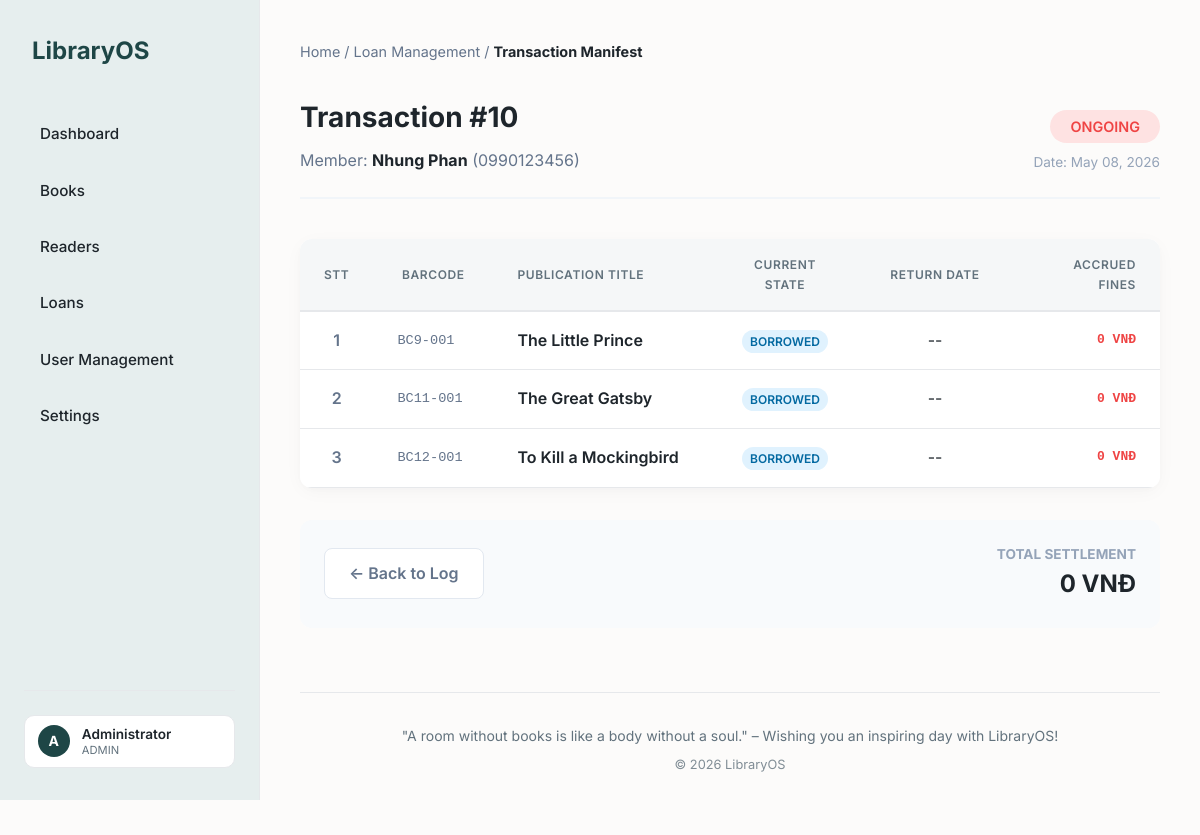
The page /loan/loan_detail.php?id=10 (signed in) on the database as committed earlier.
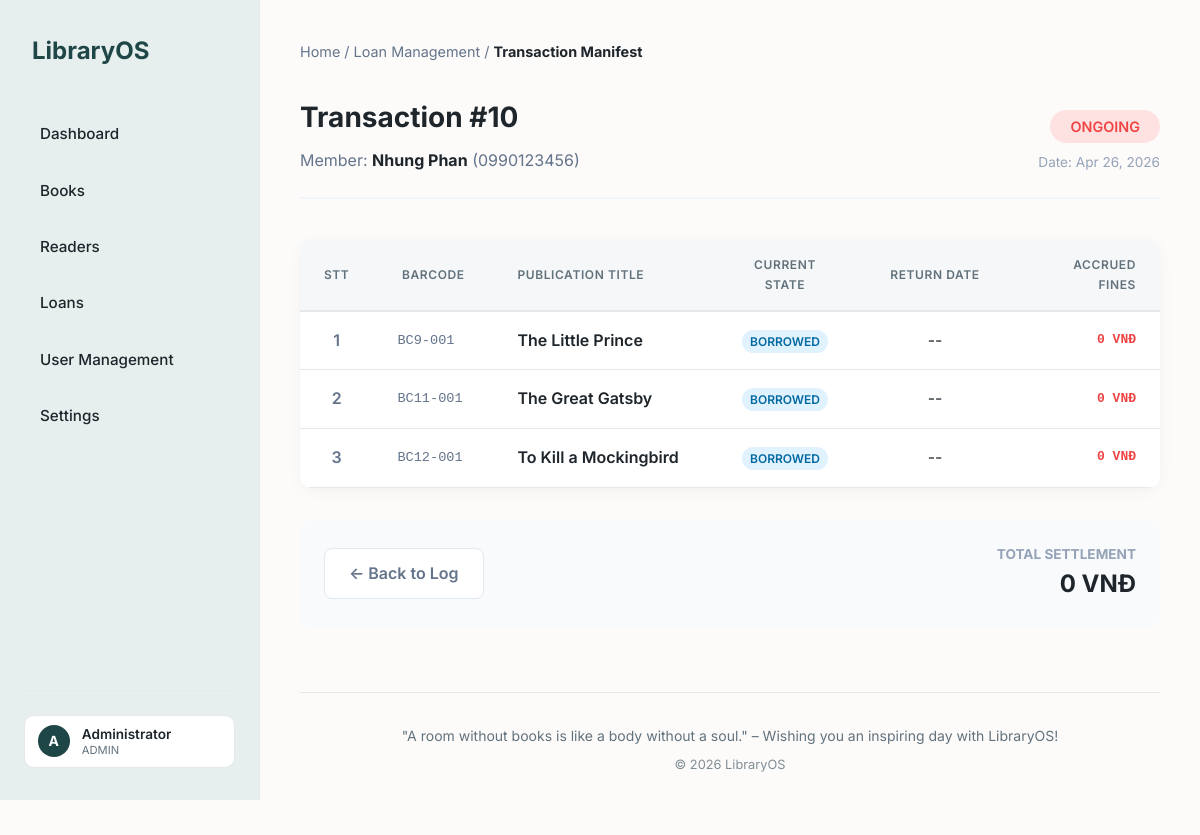
The same page on the database as committed later.
### tables this page shows
CREATE TABLE loans (
    id INT AUTO_INCREMENT PRIMARY KEY,
    reader_id INT,
    borrow_date DATE DEFAULT (CURRENT_DATE),
    due_date DATE NOT NULL,
    status ENUM('ongoing', 'partial', 'closed') DEFAULT 'ongoing',
    created_at TIMESTAMP DEFAULT CURRENT_TIMESTAMP,
    FOREIGN KEY (reader_id) REFERENCES readers(id)
);

CREATE TABLE readers (
    id INT AUTO_INCREMENT PRIMARY KEY,
    name VARCHAR(150) NOT NULL,
    phone VARCHAR(20) UNIQUE,
    email VARCHAR(100) UNIQUE,
    address TEXT,
    dob DATE,
    gender ENUM('male', 'female', 'other') DEFAULT 'male',
    status ENUM('active', 'inactive') DEFAULT 'active',  
    created_at TIMESTAMP DEFAULT CURRENT_TIMESTAMP
);

### loan/loan_detail.php (called while the page is built, shortened)
<?php
require_once '../env/config.php';
include '../inc/header.php';
$loan_id = isset($_GET['id']) ? (int)$_GET['id'] : 0;
$loan_query = "SELECT l.*, r.name as reader_name, r.phone FROM loans l JOIN readers r ON l.reader_id = r.id WHERE l.id = $loan_id";
$loan_res = mysqli_query($db_connect, $loan_query);
$loan_info = mysqli_fetch_assoc($loan_res);
$items_query = "
    SELECT d.*, bc.barcode, b.title
    FROM loan_details d
    JOIN book_copies bc ON d.book_copy_id = bc.id
    JOIN books b ON bc.book_id = b.id
    WHERE d.loan_id = $loan_id
";
$items_recordset = mysqli_query($db_connect, $items_query);
include 'views/loan_details_display.php';
include '../inc/footer.php';

### loan/views/loan_details_display.php (the view, shortened to what this page needs)
<div class="breadcrumb" style="margin-bottom: 2rem; color: #64748b; font-size: 0.9rem;">
    Home / Loan Management / <strong style="color: var(--text-color);">Transaction Manifest</strong>
</div>
<div style="max-width: 1000px; margin: 0 auto;">
    <div style="display: flex; justify-content: space-between; align-items: flex-end; margin-bottom: 2.5rem; border-bottom: 2px solid #f1f5f9; padding-bottom: 1.5rem;">
        <div>
            <h1 style="font-size: 1.75rem; margin-bottom: 0.5rem;">Transaction #<?php echo $loan_info['id']; ?></h1>
            <p style="color: #64748b;">Member: <strong style="color: var(--text-color);"><?php echo htmlspecialchars($loan_info['reader_name']); ?></strong> (<?php echo htmlspecialchars($loan_info['phone']); ?>)</p>
        </div>
        <div style="text-align: right;">
            <span class="badge" style="font-size: 0.9rem; padding: 0.5rem 1.25rem; <?php
                if($loan_info['status'] == 'closed') echo 'background:#f1f5f9; color:#94a3b8;';
                elseif($loan_info['status'] == 'partial') echo 'background:#e0f2fe; color:#0369a1;';
                else echo 'background:#fee2e2; color:#ef4444;';
            ?>"><?php echo strtoupper($loan_info['status']); ?></span>
            <p style="margin-top: 0.75rem; color: #94a3b8; font-size: 0.85rem;">Date: <?php echo date('M d, Y', strtotime($loan_info['borrow_date'])); ?></p>
        </div>
    </div>
    <div class="table-container">
        <table class="datatable">
            <thead>
                <tr>
                    <th width="50" style="text-align: center;">STT</th>
                    <th width="120">Barcode</th>
                    <th style="text-align: left;">Publication Title</th>
                    <th width="150">Current State</th>
                    <th width="150">Return Date</th>
                    <th width="150" style="text-align: right;">Accrued Fines</th>
                </tr>
            </thead>
            <tbody>
                <?php while ($item = mysqli_fetch_assoc($items_recordset)): ?>
                        <?php static $stt = 1; ?>
                        <td align="center" style="font-weight: 600; color: #64748b;">
                            <?php echo $stt++; ?>
                        </td>
                        <td style="font-family: monospace; font-size: 0.85rem; color: #64748b;"><?php echo htmlspecialchars($item['barcode']); ?></td>
                        <td style="font-weight: 600;"><?php echo htmlspecialchars($item['title']); ?></td>
                        <td align="center">
                            <span class="badge" style="<?php echo $item['status'] == 'returned' ? 'background:#dcfce7; color:#166534;' : 'background:#e0f2fe; color:#0369a1;'; ?>">
                                <?php echo strtoupper($item['status']); ?>
                            </span>
                        </td>
                        <td align="center"><?php echo $item['return_date'] ? date('M d, Y', strtotime($item['return_date'])) : '--'; ?></td>
                        <td align="right" style="font-weight: 700; font-family: monospace; color: #ef4444;">
                            <?php echo number_format($item['fine_amount']); ?> VNĐ
                        </td>
                <?php endwhile; ?>
            </tbody>
        </table>
    </div>
    <div style="margin-top: 2rem; display: flex; justify-content: space-between; align-items: center; background: #f8fafc; padding: 1.5rem; border-radius: 12px;">
        <a href="loans.php" class="btn" style="background: white; border: 1px solid #e2e8f0; color: #64748b;">&larr; Back to Log</a>
        <div style="text-align: right;">
            <p style="font-size: 0.85rem; color: #94a3b8; text-transform: uppercase; font-weight: 700;">Total Settlement</p>
            <h2 style="font-size: 1.5rem; color: var(--text-color);"><?php
                mysqli_data_seek($items_recordset, 0);
                $total_fine = 0;
                while($f = mysqli_fetch_assoc($items_recordset)) { $total_fine += $f['fine_amount']; }
                echo number_format($total_fine);
            ?> VNĐ</h2>
        </div>
    </div>
</div>

Rows that differ between the two databases and show on the page:
changed loans "ONGOING": borrow_date "May 08, 2026" → "Apr 26, 2026"
